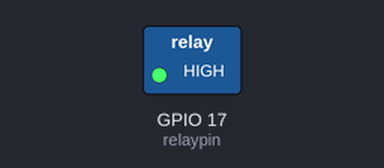
This program was run on a simulated Raspberry Pi (BCM pin numbers). Parts: switched loads named in the program (green lamp = pin HIGH).

Above: at 1.0 s.
At 3.0 s:
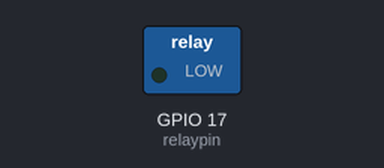
Timing chart, 0 to 5.2 s (numbered marks = the images above):
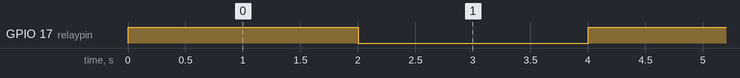

Measured:
- by itself, GPIO 17 (relaypin): alternates HIGH for 2.0 s and LOW for 2.0 s

The program:

makerobo-ch05.py
```python
from gpiozero import LED
#from colorzero import Color
from time import sleep

#colors = ['red', 'green', 'blue', 'yellow', 'cyan', 'magenta', 'white']

relaypin = LED(17)

def makerobo_setup():
    relaypin.off()

def makerobo_loop():
    while True:
        relaypin.on()
        sleep(2)
        relaypin.off()
        sleep(2)

def makerobo_destroy():
    relaypin.close()

if __name__ == '__main__':
    try:
        makerobo_loop()
    except KeyboardInterrupt:
        makerobo_destroy()
    
```
